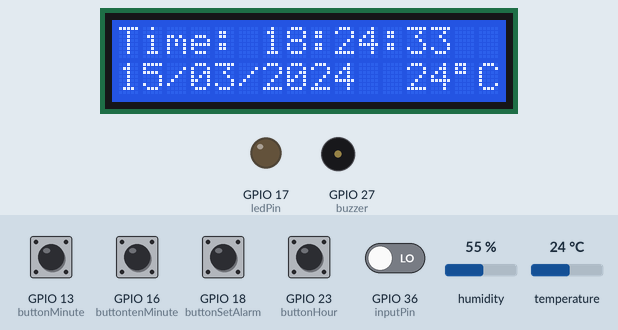
A sketch run on a simulated ESP32. On the bench: 16×2 character LCD, output pins drawn as LEDs (lit = HIGH), buzzer (waves = sounding, pin HIGH). The inputs (shaded band) are chosen by the test bench; at power-on: GPIO 13 (buttonMinute), GPIO 16 (buttontenMinute), GPIO 18 (buttonSetAlarm), GPIO 23 (buttonHour) HIGH, GPIO 36 (inputPin) LOW, temperature 24 °C, humidity 55 %. WiFi joins after 1.5 s; servers stay silent unless stated; network time is answered at once with the bench clock; the local clock reads 2024-03-15 10:24:30 at power-on unless the sketch sets it; what the sketch prints to the serial monitor is not drawn.

Above: at 3.3 s.
3.4 s: GPIO 18 (buttonSetAlarm) pulled LOW for 1.3 s
At 5.1 s:
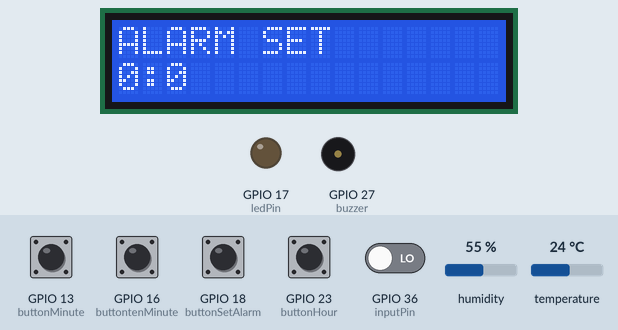
6.8 s: GPIO 13 (buttonMinute) pulled LOW for 1.3 s
At 8.2 s:
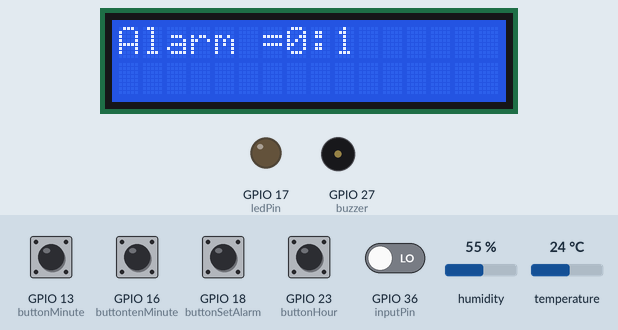
9.9 s: temperature set to 12 °C
At 11.3 s:
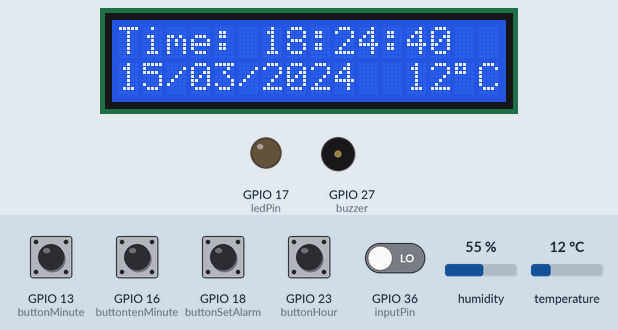
13.0 s: GPIO 16 (buttontenMinute) pulled LOW for 1.3 s
At 14.5 s:
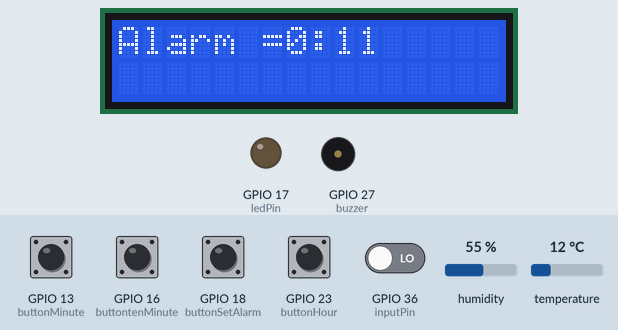
16.2 s: GPIO 23 (buttonHour) pulled LOW for 1.3 s
At 17.6 s:
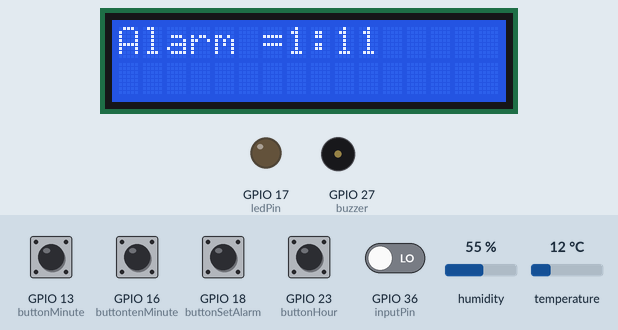
19.3 s: temperature set to 19 °C
At 20.2 s:
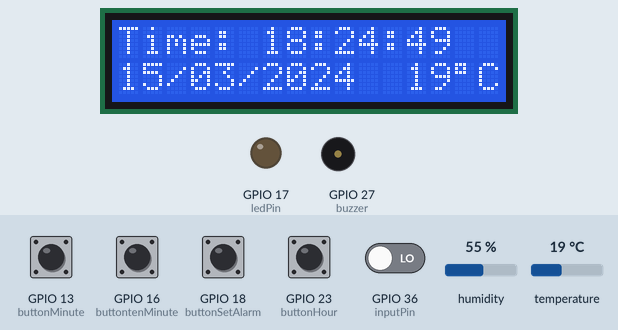
Timing chart, 0 to 22.3 s (numbered marks = the images above; inputs shaded):
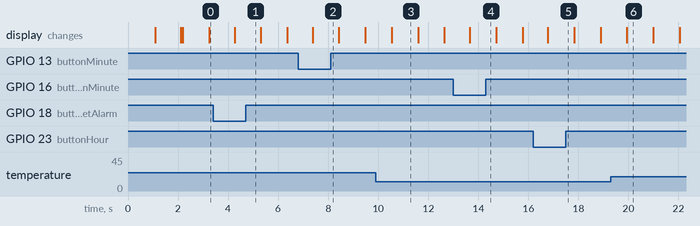

The sketch:

alarmclock.ino
```cpp
#include <Wire.h>
#include <LiquidCrystal_I2C.h>
#include <WiFi.h>
#include <WiFiUdp.h>
#include <NTPClient.h>
#include <TimeLib.h>
#include <driver/ledc.h>
#include <SimpleDHT.h>
// Define I2C pins for ESP32
#define I2C_SDA 25
#define I2C_SCL 26

// LCD display settings
LiquidCrystal_I2C lcd(0x27, 16, 2); // Set the LCD address to 0x27 for a 16 chars and 2 line display

// WiFi credentials
const char* ssid = "78-10F";
const char* password = "0973286799";

// NTP client settings
WiFiUDP ntpUDP;
NTPClient timeClient(ntpUDP, "pool.ntp.org", 0, 60000); // UTC time, update every 60 seconds

// Timezone configuration
const int timeZoneOffsetHours = 8; // Change this to your timezone offset in hours

const int inputPin = 36;
const int buzzer = 27;
const int ledPin = 17;
const int pinDHT11 = 15;
SimpleDHT11 dht11(pinDHT11);

const int buttonSetAlarm = 18;
const int buttonHour = 23;
const int buttonMinute = 13;
const int buttontenMinute = 16; // Button pins

int val = 0;
int alarmHour;   // Variables to store alarm time
int alarmMinute;
bool alarmSet = false;
bool alarmTriggered = false;

void setup() {
  pinMode(ledPin, OUTPUT);
  pinMode(inputPin, INPUT);
  pinMode(buttonHour, INPUT_PULLUP);
  pinMode(buttonMinute, INPUT_PULLUP);
  pinMode(buttonSetAlarm, INPUT_PULLUP);
  Serial.begin(9600);
  while (!Serial) {
    ; // Wait for serial to initialize
  }

  // Initialize I2C communication
  Wire.begin(I2C_SDA, I2C_SCL);

  // Initialize the LCD display
  lcd.init();
  lcd.backlight();

  // Connect to WiFi
  lcd.setCursor(0, 0);
  lcd.print("Connecting to WiFi");
  WiFi.begin(ssid, password);
  while (WiFi.status() != WL_CONNECTED) {
    delay(1000);
    lcd.setCursor(0, 1);
    lcd.print(".");
  }
  lcd.setCursor(0, 1);
  lcd.print("Connected to WiFi");
  lcd.clear();

  // Initialize NTP client
  timeClient.begin();

  // Initialize LEDC for the buzzer
  ledcSetup(0, 5000, 8); // Channel 0, 5kHz, 8-bit resolution
  ledcAttachPin(buzzer, 0); // Attach pin to channel 0
}

void digitalClockDisplay() {
  byte temperature = 0;
  byte humidity = 0;
  int err = SimpleDHTErrSuccess;
  if ((err = dht11.read(&temperature, &humidity, NULL)) != SimpleDHTErrSuccess) {
    Serial.print("Read DHT11 failed, err="); Serial.print(SimpleDHTErrCode(err));
    Serial.print(","); Serial.println(SimpleDHTErrDuration(err)); delay(1000);
    return;
  }
  int temp = temperature;
  int hum = humidity;
  char timeBuffer[9];
  char dateBuffer[11];
  sprintf(timeBuffer, "%02d:%02d:%02d", hour(), minute(), second());
  sprintf(dateBuffer, "%02d/%02d/%04d", day(), month(), year());
  lcd.setCursor(0, 0); // Set cursor to the first line
  lcd.print("Time: ");
  lcd.print(timeBuffer);
  lcd.setCursor(0, 1); // Set cursor to the second line
  lcd.print(dateBuffer);
  lcd.setCursor(12,1);
  lcd.print(temp);
  lcd.print((char)223);
  lcd.print("C");
}

void playTone(int frequency, int duration) {
  ledcWriteTone(0, frequency);
  delay(duration);
  ledcWriteTone(0, 0); // Turn off tone
}

void spiderman() {
  int note_C5 = 523;
  int note_Cs5 = 554;
  int note_Gs5 = 831;
  int note_G5 = 784;
  int duration = 213;
  int duration_2 = 490;
  int note_C4 = 262;
  int note_Cs4 = 277;
  int note_Gs4 = 415;
  int note_G4 = 392;

  playTone(note_C5, duration);
  playTone(note_Cs5, duration);
  playTone(note_C5, duration);
  playTone(note_Cs5, duration);
  playTone(note_Gs5, duration);
  playTone(note_G5, duration_2);

  delay(2000); // Note duration (in milliseconds)
}

void triggerAlarm() {
  alarmTriggered = true;
  alarmHour = 0;
  alarmMinute = 0;
  Serial.println("Alarm triggered");
  while (alarmTriggered) {
    digitalWrite(ledPin, HIGH);
    spiderman();
    delay(500);
    digitalWrite(ledPin, LOW);
    spiderman();
    delay(500);

    // Read motion sensor input
    int reading = digitalRead(inputPin);
    if (reading == HIGH) {
      Serial.println("Motion detected, turning off alarm");
      ledcWriteTone(0, 0); // Turn off tone
      digitalWrite(ledPin, LOW);
      alarmTriggered = false;
      break;
    }
  }
}

void checkAlarm() {
  if (alarmSet && hour() == alarmHour && minute() == alarmMinute && second() >= 0 && second() <= 2) {
    triggerAlarm();
  }
}

void updateTimeFromNTP() {
  timeClient.update();
  unsigned long epochTime = timeClient.getEpochTime();
  setTime(epochTime + timeZoneOffsetHours * 3600);
}

void updateAlarmTime() {
  lcd.clear();
  if(digitalRead(buttonHour) == LOW) {
    alarmHour = (alarmHour + 1) % 24;
    lcd.setCursor(0, 0);
    lcd.print("Alarm =");
    lcd.print(alarmHour);
    lcd.print(":");
    lcd.print(alarmMinute);
    delay(1000);
  }
  if(digitalRead(buttonMinute) == LOW) {
    alarmMinute = (alarmMinute + 1) % 60;
    lcd.setCursor(0, 0);
    lcd.print("Alarm =");
    lcd.print(alarmHour);
    lcd.print(":");
    lcd.print(alarmMinute);
    delay(1000);
  }
  if(digitalRead(buttontenMinute) == LOW) {
    alarmMinute = (alarmMinute + 10) % 60;
    lcd.setCursor(0, 0);
    lcd.print("Alarm =");
    lcd.print(alarmHour);
    lcd.print(":");
    lcd.print(alarmMinute);
    delay(1000);
  }
  if(digitalRead(buttonSetAlarm) == LOW) {
    lcd.clear();
    lcd.setCursor(0, 0);
    lcd.print("ALARM SET");
    lcd.setCursor(0, 1);
    lcd.print(alarmHour);
    lcd.print(":");
    lcd.print(alarmMinute);
    delay(1000);
    alarmSet = true;
    if(alarmSet) {
      Serial.print("alarm set");
    }
  }
}

void loop() {
  updateTimeFromNTP();
  updateAlarmTime();
  val = digitalRead(inputPin);
  if (alarmSet) {
    checkAlarm();
  }
  digitalClockDisplay();
  delay(1000);
}
```

Measured:
- after the input at 3.4 s, the display: changes after 0.86 s (image 1)
- after the input at 6.8 s, the display: changes after 0.58 s (image 2)
- after the input at 13.0 s, the display: changes after 0.66 s (image 4)
- after the input at 16.2 s, the display: changes after 0.58 s (image 5)
- what the display in image 3 shows lasts 1.1 s, from 10.5 s to 11.6 s
